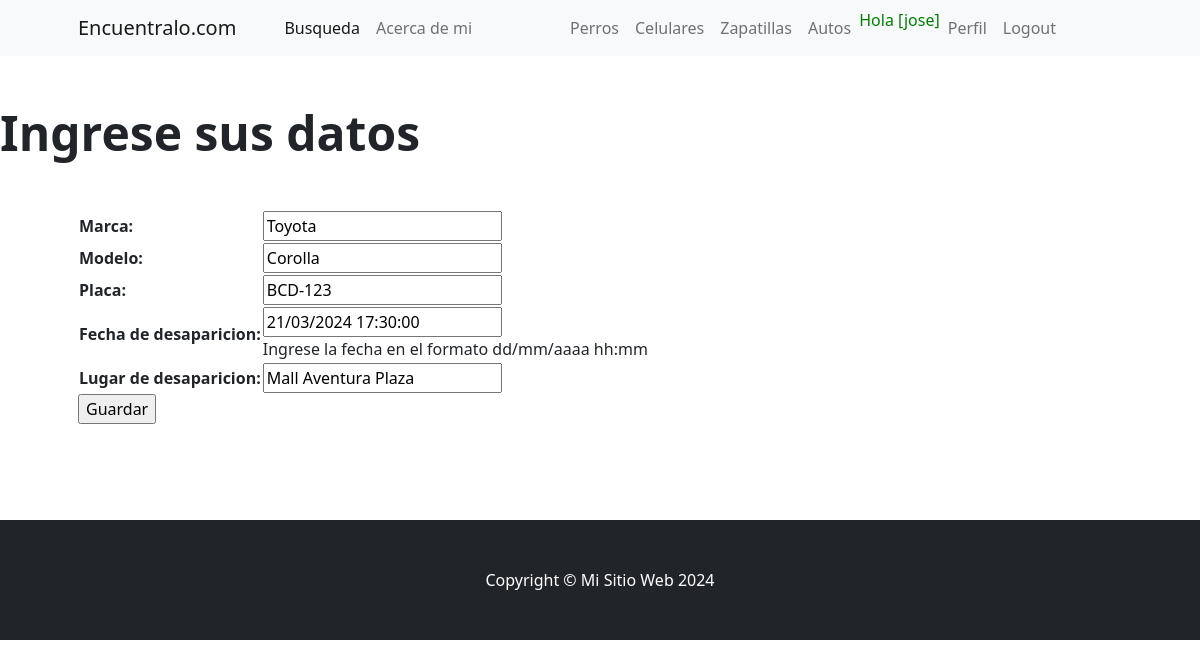
Page /auto_update/2/ (signed in) on the committed database.
### aplicacion/models.py (models this page shows)
class Auto(models.Model):
    marca = models.CharField(max_length=100)
    modelo = models.CharField(max_length=100)
    placa = models.CharField(max_length=100)
    fecha_de_desaparicion = models.DateTimeField(help_text="Ingrese la fecha en el formato dd/mm/aaaa hh:mm")
    lugar_de_desaparicion = models.CharField(max_length=100)

### aplicacion/views.py (the view)
# urls.py: path('auto_update/<int:pk>/', AutoUpdate.as_view(), name='auto_update'),
class AutoUpdate(LoginRequiredMixin, UpdateView):
    model = Auto
    fields = '__all__'
    success_url = reverse_lazy('autos')

### aplicacion/templates/aplicacion/auto_form.html (shortened to what this page needs)
{% extends 'aplicacion/index.html' %}
{% block product_section %}
<section class="py-5">
    <h1 class="display-5 fw-bolder">Ingrese sus datos</h1>
    <div class="container px-4 px-lg-5 my-5">
        <div class="row gx-4 gx-lg-5 align-items-center">
            <form action="" method = "post">
                <table>
                    {{form.as_table}}
                </table>
                <input type="submit" value="Guardar">
            </form>
        </div>
    </div>
</section>
{% endblock product_section %}

### aplicacion/templates/aplicacion/index.html (shortened to what this page needs)
<!DOCTYPE html>
<html lang="en">
    <head>
        {% load static %}
        <link href="https://cdn.jsdelivr.net/npm/bootstrap-icons@1.5.0/font/bootstrap-icons.css" rel="stylesheet" />
        <link href="{% static 'css/styles.css' %}" rel="stylesheet" />
    </head>
    <body>
        <nav class="navbar navbar-expand-lg navbar-light bg-light">
            <div class="container px-4 px-lg-5">
                <a class="navbar-brand" href="{% url 'home' %}">Encuentralo.com</a>
                <div class="collapse navbar-collapse" id="navbarSupportedContent">
                    <ul class="navbar-nav me-auto mb-2 mb-lg-0 ms-lg-4">
                        <li class="nav-item"><a class="nav-link active" aria-current="page" href="{% url 'buscar_perros' %}">Busqueda</a></li>
                        <li class="nav-item"><a class="nav-link" href="{% url 'acerca_de_mi' %}">Acerca de mi</a></li>
                    </ul>
                    {% if user.is_authenticated %}
                    <ul class="navbar-nav me-auto mb-2 mb-lg-0 ms-lg-4">
                        <li class="nav-item"><a class="nav-link" href="{% url 'perros' %}">Perros</a></li>
                        <li class="nav-item"><a class="nav-link" href="{% url 'celulares' %}">Celulares</a></li>
                        <li class="nav-item"><a class="nav-link" href="{% url 'zapatillas' %}">Zapatillas</a></li>
                        <li class="nav-item"><a class="nav-link" href="{% url 'autos' %}">Autos</a></li>
                        <li class="nav-item"><p style="color:green">Hola [{{user.username}}]</p></li>
                        <li class="nav-item"><a class="nav-link" href="{% url 'perfil' %}">Perfil</a></li>
                        <li class="nav-item"><a class="nav-link" href="{% url 'logout' %}">Logout</a></li>
                    </ul>
                    {% else %}
                    <ul class="navbar-nav me-auto mb-2 mb-lg-0 ms-lg-4">
                        <li class="nav-item"><a class="nav-link" href="{% url 'login' %}">Login</a></li>
                        <li class="nav-item"><a class="nav-link" href="{% url 'registrar' %}">Registrar</a></li>
                    </ul>
                    {% endif %}
                </div>
            </div>
        </nav>
        {% block product_section %}{% endblock product_section %}
        <footer class="py-5 bg-dark">
            <div class="container"><p class="m-0 text-center text-white">Copyright &copy; Mi Sitio Web 2024</p></div>
        </footer>
    </body>
</html>

### rows in the picture
Auto: marca "Toyota", modelo "Corolla", placa "BCD-123", fecha_de_desaparicion "21/03/2024 17:30:00", lugar_de_desaparicion "Mall Aventura Plaza"

### other values in the picture
{{ user.username }} "jose"
